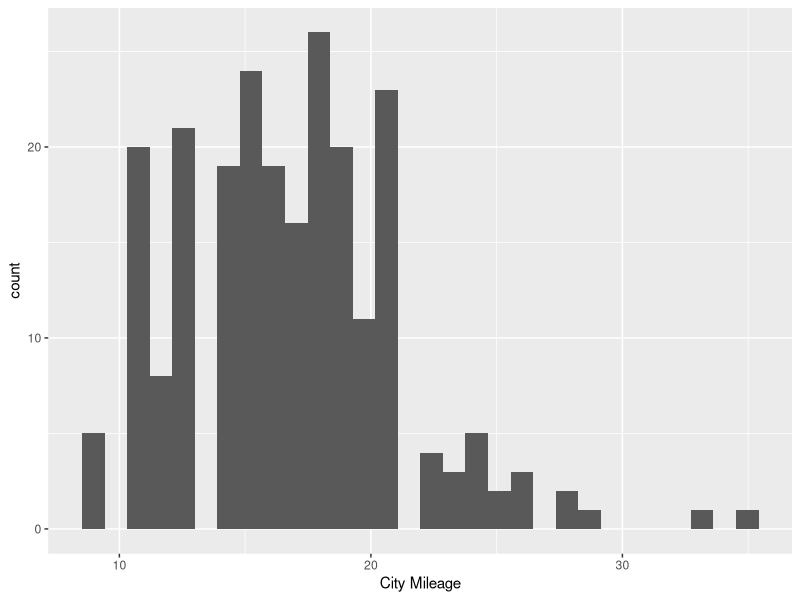
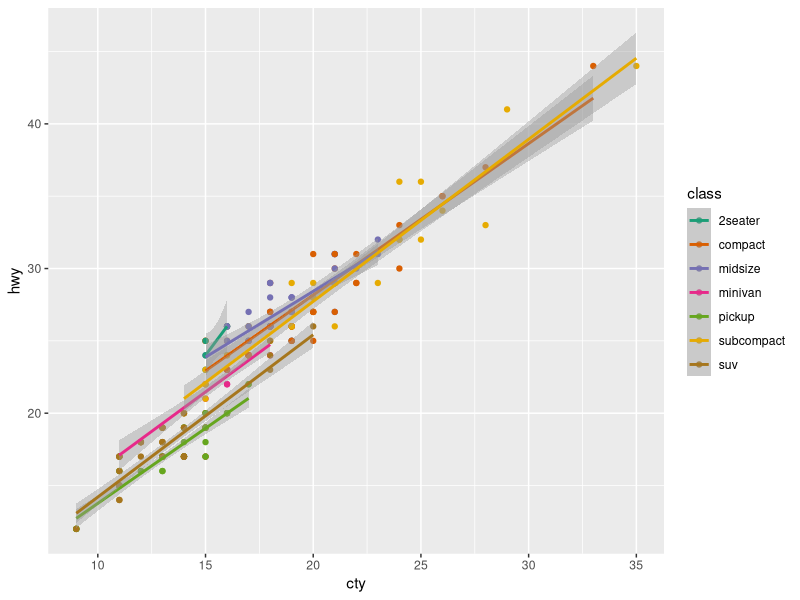

The R script that drew these images, in order:
library(tidyverse)
data()

view(mpg)
filter (mpg, cty >=20) 

mpg_metric <- mpg %>%
  mutate(cty_metric = 0.425144 * cty)

mpg %>% 
  group_by(class) %>% 
  summarise(mean(cty), median(cty))

ggplot(mpg, aes(x = cty)) + geom_histogram() + labs(x = "City Mileage")

ggplot(mpg, aes(x = cty,
                y = hwy,
                color = class)) +
  geom_point() +
  geom_smooth(method = "lm") +
  scale_color_brewer(palette = "Dark2")